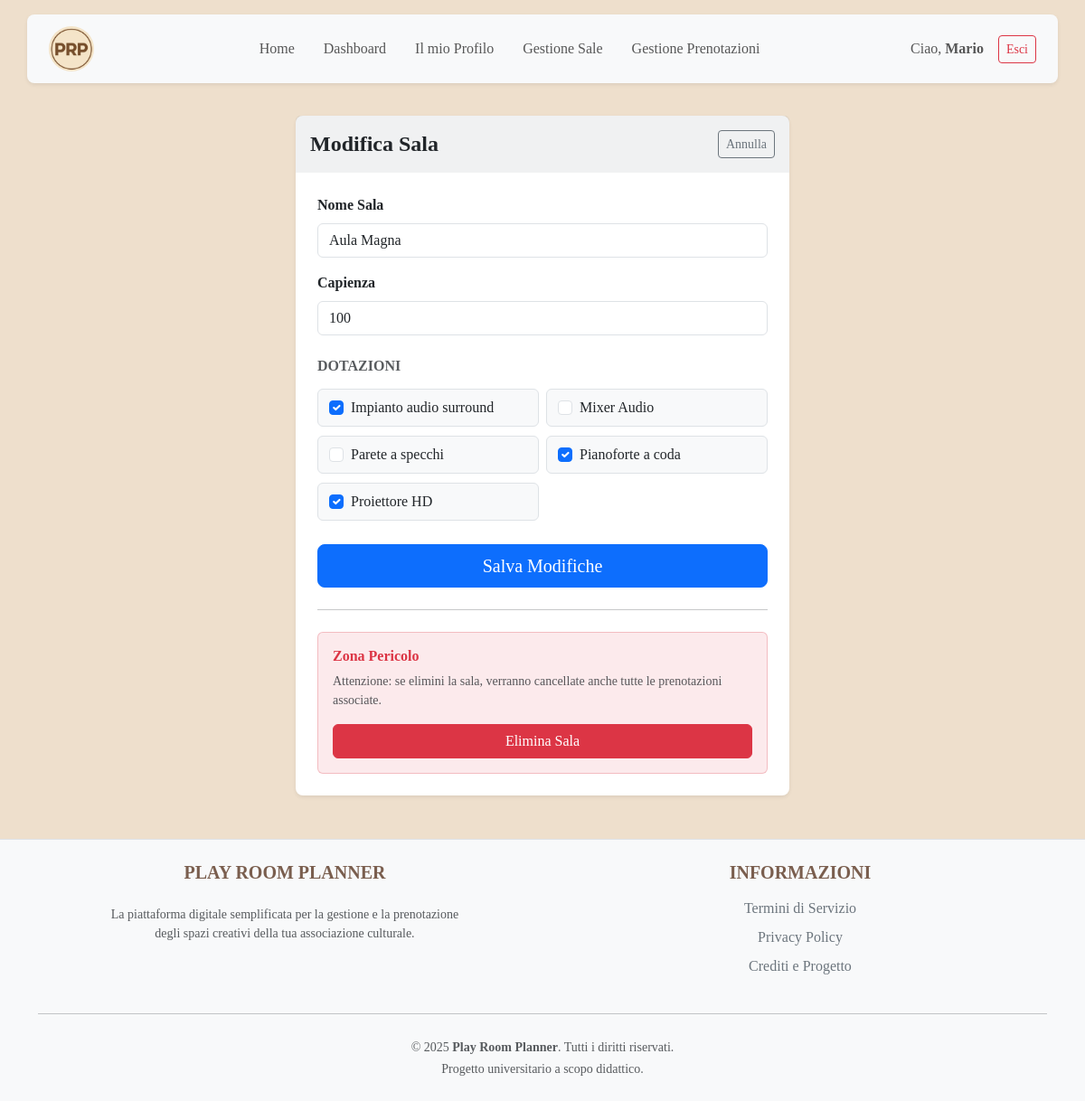
Page /modifica_sala.php?nome=Aula+Magna (signed in) on the committed database.
### tables this page shows
CREATE TABLE SALA (
    id_settore INT NOT NULL,
    nome_sala VARCHAR(50) NOT NULL,
    capienza_max INT NOT NULL CHECK (capienza_max > 0),
    
    PRIMARY KEY (id_settore, nome_sala),
    FOREIGN KEY (id_settore) REFERENCES SETTORE(id_settore)
        ON DELETE CASCADE  
        ON UPDATE CASCADE
);

CREATE TABLE DOTAZIONE_DI_SUPPORTO (
    id_dotazione INT PRIMARY KEY AUTO_INCREMENT,
    tipo VARCHAR(50) NOT NULL UNIQUE
);

### common/function.php (called while the page is built, shortened)
<?php
function datiUtenteCompleti($cid, $id_utente)
{
    $sql = "SELECT U.*, S.nome AS nome_settore
            FROM utente U
            LEFT JOIN SETTORE S ON U.id_settore = S.id_settore
            WHERE U.id_utente = ?";
    $stmt = $cid->prepare($sql);
    $stmt->bind_param("i", $id_utente);
    $stmt->execute();
    $result = $stmt->get_result();
    $dati = $result->fetch_assoc();
    return $dati;
}

### modifica_sala.php (the view, shortened to what this page needs)
<?php
require_once 'common/setup.php';
require_once 'common/function.php';
$nome_sala_url = isset($_GET['nome']) ? urldecode($_GET['nome']) : null;
$dati_utente = datiUtenteCompleti($cid, $_SESSION['id_utente']);
$id_settore = $dati_utente['id_settore'];
$stmt = $cid->prepare("SELECT * FROM SALA WHERE id_settore = ? AND nome_sala = ?");
$stmt->bind_param("is", $id_settore, $nome_sala_url);
$stmt->execute();
$result = $stmt->get_result();
$sala = $result->fetch_assoc();
$dotazioni_attuali = [];
$stmt_dot = $cid->prepare("SELECT id_dotazione FROM SALA_DOTAZIONE WHERE id_settore = ? AND nome_sala = ?");
$stmt_dot->bind_param("is", $id_settore, $nome_sala_url);
$stmt_dot->execute();
$res_dot = $stmt_dot->get_result();
while($row = $res_dot->fetch_assoc()) $dotazioni_attuali[] = $row['id_dotazione'];
$tutte_dotazioni = $cid->query("SELECT * FROM DOTAZIONE_DI_SUPPORTO ORDER BY tipo")->fetch_all(MYSQLI_ASSOC);
?>
<!DOCTYPE html>
<html lang="it">
<body>
    <?php include 'common/navbar.php'; ?>
    <div class="container mt-5 mb-5">
        <div class="row justify-content-center">
            <div class="col-md-8 col-lg-6">
                <div class="card shadow-sm border-0 rounded-3">
                    <div class="card-header bg-secondary bg-opacity-10 border-0 py-3 d-flex justify-content-between align-items-center">
                        <h4 class="mb-0 fw-bold text-dark">Modifica Sala</h4>
                        <a href="gestione_sale.php" class="btn btn-sm btn-outline-secondary">Annulla</a>
                    </div>
                    <div class="card-body p-4">
                        <form action="backend/modifica_sala_exe.php" method="POST">
                            <div class="mb-3">
                                <label class="form-label fw-bold">Nome Sala</label>
                                <input type="text" class="form-control" name="nome_sala" value="<?php echo htmlspecialchars($sala['nome_sala']); ?>" required>
                            </div>
                            <div class="mb-4">
                                <label class="form-label fw-bold">Capienza</label>
                                <input type="number" class="form-control" name="capienza_max" value="<?php echo $sala['capienza_max']; ?>" required>
                            </div>
                            <h5 class="fw-bold mb-3 fs-6 text-uppercase text-muted">Dotazioni</h5>
                            <div class="row g-2 mb-4">
                                <?php foreach ($tutte_dotazioni as $d):
                                    $checked = in_array($d['id_dotazione'], $dotazioni_attuali) ? 'checked' : '';
                                ?>
                                    <div class="col-md-6">
                                        <div class="form-check border rounded p-2 bg-light">
                                            <input class="form-check-input ms-1" type="checkbox" name="dotazioni[]" value="<?php echo $d['id_dotazione']; ?>" id="d_<?php echo $d['id_dotazione']; ?>" <?php echo $checked; ?>>
                                            <label class="form-check-label ms-2" for="d_<?php echo $d['id_dotazione']; ?>">
                                                <?php echo htmlspecialchars($d['tipo']); ?>
                                            </label>
                                        </div>
                                    </div>
                                <?php endforeach; ?>
                            </div>
                            <div class="d-grid">
                                <button type="submit" class="btn btn-primary btn-lg">Salva Modifiche</button>
                            </div>
                        </form>
                        <hr class="my-4">
                        <div class="bg-danger bg-opacity-10 p-3 rounded border border-danger border-opacity-25">
                            <h5 class="text-danger fw-bold fs-6">Zona Pericolo</h5>
                            <p class="small text-muted mb-3">Attenzione: se elimini la sala, verranno cancellate anche tutte le prenotazioni associate.</p>
                            <form action="backend/elimina_sala.php" method="POST" onsubmit="return confirm('Sei DAVVERO sicuro? Questa azione eliminerà anche tutte le prenotazioni future per questa sala.');">
                                <button type="submit" class="btn btn-danger w-100">Elimina Sala</button>
                            </form>
                        </div>
                    </div>
                </div>
            </div>
        </div>
    </div>
</body>
</html>

### css/style.css (style rules this page uses)
* { font-family: Georgia, 'Times New Roman', Times, serif; }
body { background-color: #eedfcc; padding-top: 80px; }

### rows in the picture
sala: nome_sala "Aula Magna", capienza_max "100"
dotazione_di_supporto: tipo "Impianto audio surround"
dotazione_di_supporto: tipo "Mixer Audio"
dotazione_di_supporto: tipo "Parete a specchi"
dotazione_di_supporto: tipo "Pianoforte a coda"
dotazione_di_supporto: tipo "Proiettore HD"

### other values in the picture
$_SESSION['nome'] "Mario"
